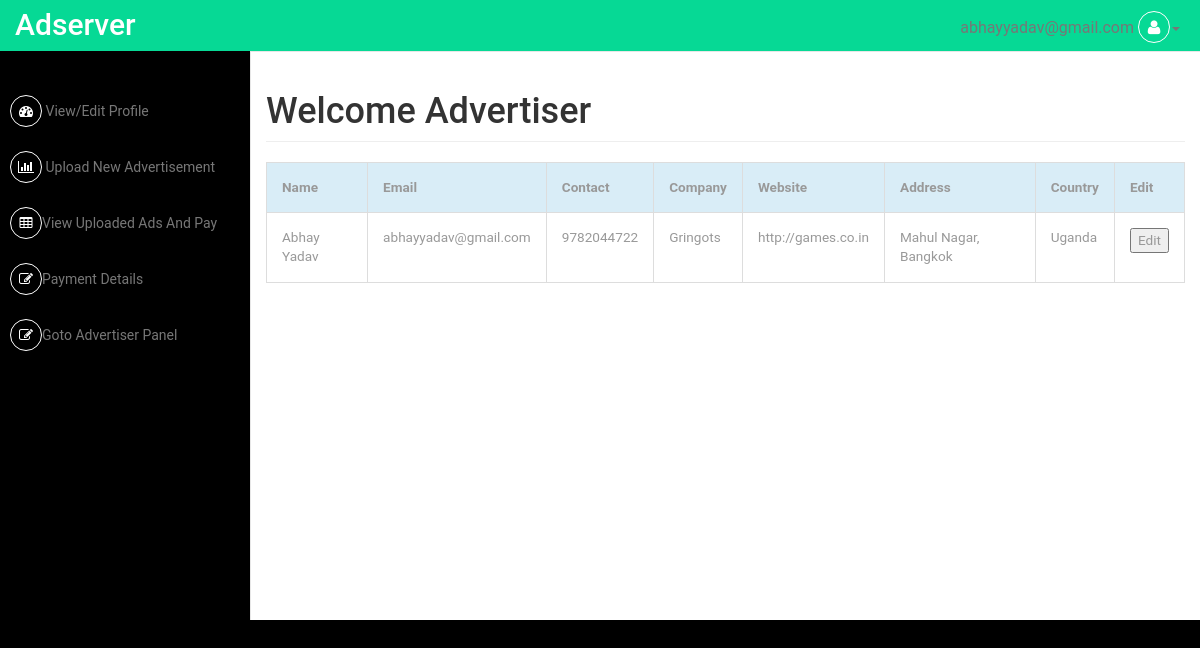
The page /advertiser/advertiserprofile.php (signed in) on the database its author committed.
### tables this page shows
CREATE TABLE `advertiser_register` (
  `advertiser_id` int(4) NOT NULL,
  `company_name` varchar(50) NOT NULL,
  `advertiser_name` varchar(50) NOT NULL,
  `password` varchar(50) NOT NULL,
  `sitename` varchar(50) NOT NULL,
  `address` varchar(50) NOT NULL,
  `contact` varchar(50) NOT NULL,
  `email` varchar(50) NOT NULL,
  `country` varchar(50) NOT NULL
);

### advertiser/advertiserprofile.php (the view, shortened to what this page needs)
<?php
$email=$_SESSION['email'];
?>
<!DOCTYPE html>
<html lang="en">
<head>
    <link href="css/bootstrap.min.css" rel="stylesheet">
    <link href="../css/style.css" rel='stylesheet' type='text/css' />
<link href="../css/lines.css" rel='stylesheet' type='text/css' />
<link href="css/font-awesome.css" rel="stylesheet">
    <link href="font-awesome/css/font-awesome.min.css" rel="stylesheet" type="text/css">
<link href="../css/custom.css" rel="stylesheet">
</head>
<body>
    <div id="wrapper">
        <nav class="top1 navbar navbar-default navbar-static-top" role="navigation" style="margin-bottom: 0">
            <div class="navbar-header">
                <a class="navbar-brand" href="../index.php">Adserver</a>
            </div>
            <ul class="nav navbar-nav navbar-right">
                <li class="dropdown">
                    <a href="#" class="dropdown-toggle" data-toggle="dropdown" aria-expanded="false"><?php echo $email?> <i class="fa fa-user"></i><b class="caret"></b></a>
                </li>
            </ul>
        <?php include 'sidebar.php' ?>
        </nav>
        <div id="page-wrapper">
            <div class="container-fluid">
                <div class="row">
                    <div class="col-lg-12">
                        <h1 class="page-header">
                            Welcome Advertiser
                        </h1>
                        <?php
	include_once "../config.php";
	$email=$_SESSION['email'];
	$get="SELECT * FROM advertiser_register WHERE email='$email'";
	$query=mysqli_query($conn,$get);
echo "<table class='table table-striped table-hover table-bordered table-responsive'>
    <tr class = 'table info'>
      <th>Name</th>
      <th>Email</th>
      <th>Contact</th>
      <th>Company</th>
      <th>Website</th>
      <th>Address</th>
      <th>Country</th>
      <th>Edit</th>
    </tr>";
  while($res=mysqli_fetch_array($query))
  {
	$name=$res['advertiser_name'];
	$email=$res['email'];
	$phone=$res['contact'];
	$company=$res['company_name'];
	$website = $res['sitename'];
	$address=$res['address'];
	$country=$res['country'];
	?>
	<tr>
    <?php echo "
      <td>$name</td>
      <td>$email</td>
      <td>$phone</td>
      <td>$company</td>
      <td>$website</td>
	<td>$address</td>
      <td>$country</td>
      <td>  "?>
      <form action="editadprofile.php" method="POST">
	<input type="submit" value="Edit">
	</form>
	<?php echo "</td>";
  ?>
  </tr>
<?php }; ?>
</table>
                    </div>
                </div>
            </div>
        </div>
    </div>
</body>
</html>

### css/style.css (style rules this page uses)
h4, h5, h6, h1, h2, h3 { margin-top: 0; }
ul, ol { margin: 0; }
html, body { font-family: 'Roboto', sans-serif; font-size: 100%; background:#000; overflow-x: hidden; }
body a { transition:0.5s all; -webkit-transition:0.5s all; -moz-transition:0.5s all; -o-transition:0.5s all; -ms-transition:0.5s all; }
.navbar .navbar-nav li a { padding: 0 10px; line-height: 56px; position: relative; }
.navbar .navbar-nav li a i { border: 1px solid #fff; padding: 8px 0; width: 32px; text-align: center; -webkit-border-radius: 50em; -moz-border-radius: 50em; border-radius: 50em; color: #fff; height: 32px; }
nav.top1.navbar.navbar-default.navbar-static-top { background-color:rgb(6, 217, 149); font-family: 'Roboto', sans-serif; }
.navbar-default .navbar-brand { color: #fff !important; font-size: 30px; font-weight: 500; }
.navbar-right { margin-right: 10px !important; }
.navbar-right li { display:inline-block; }
ul.nav.navbar-nav.navbar-right { height: 51px; }
.table > thead > tr > th, .table > tbody > tr > th, .table > tfoot > tr > th, .table > thead > tr > td, .table > tbody > tr > td, .table > tfoot > tr > td { border-top: none !important; }
.table > thead > tr > th, .table > tbody > tr > th, .table > tfoot > tr > th, .table > thead > tr > td, .table > tbody > tr > td, .table > tfoot > tr > td { font-size: 0.85em; color: #999; }
.table td, .table>tbody>tr>td, .table>tbody>tr>th, .table>tfoot>tr>td, .table>tfoot>tr>th, .table>thead>tr>td, .table>thead>tr>th { padding:15px !important; }

### css/custom.css (style rules this page uses)
#wrapper { width: 100%; }
#page-wrapper { min-height: 568px; background-color: #fff; }
@media (min-width:768px) { #page-wrapper { position: inherit; margin: 0 0 0 250px; border-left: 1px solid #e7e7e7; } }

### rows shown on the page
advertiser_register: advertiser_name "Abhay Yadav", email "abhayyadav@gmail.com", contact "9782044722", company_name "Gringots", sitename "http://games.co.in", address "Mahul Nagar, Bangkok", country "Uganda"

### other values the page prints
$email "abhayyadav@gmail.com"
